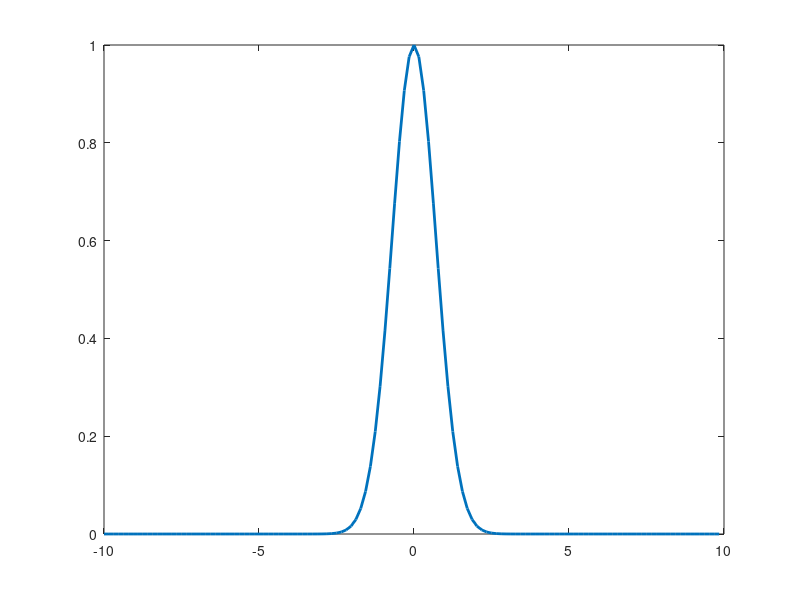
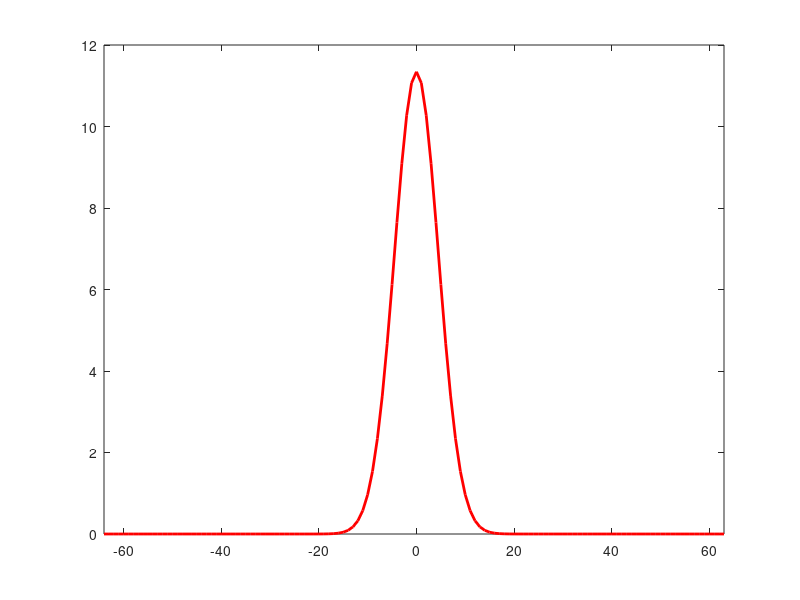

The MATLAB script that drew these images, in order:
% Calculate fft of a Gaussian

%% Plot Gaussian
clear; close all; clc % clear all variables, figures, and the command window

L = 20; % define the computational domain [-L/2,L/2]
N = 128; % define the number of Fourier modes 2^n

x2 = linspace(-L/2,L/2,N+1); % define the domain discretization
x = x2(1:N); % consider only the first N points (periodicity)

u = exp(-x.^2); % function to take fft of
figure(1), plot(x,u,'Linewidth',2) % plot initial Gaussian

%% Take the FFt and plot
ut = fft(u); % FFT the function
figure(2) % open new figure
plot(ut,'r','Linewidth',2) % naively plot ut - see that it is complex-valued

%% Plot the absolute value (complex magnitude) of ut
figure(2), plot(abs(ut),'r','Linewidth',2)

%% Add in the k axis
k = -N/2:N/2-1; % frequencies
figure(2), plot(k,abs(ut),'r','Linewidth',2) 
xlim([-64,63])
% the frequencies and ut don't match up because ut has frequencies in the
% order k = 0,1,...,N/2-1,-N/2,...,-1

%% Shift the ut vector so the frequencies match up
utshift = fftshift(ut);
figure(2), plot(k,abs(utshift),'r','Linewidth',2) 
xlim([-64,63])